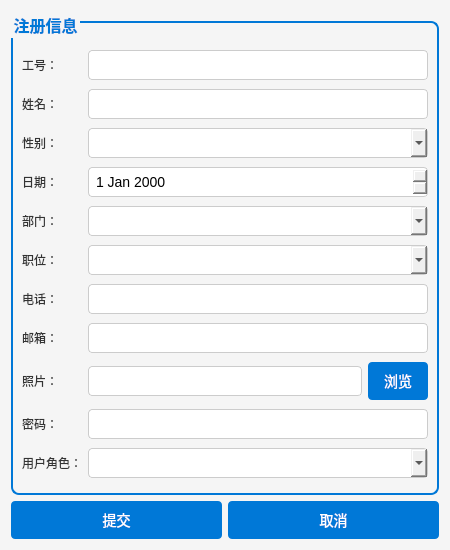
<?xml version="1.0" encoding="UTF-8"?>
<ui version="4.0">
 <class>DialogRegister</class>
 <widget class="QDialog" name="DialogRegister">
  <property name="geometry">
   <rect>
    <x>0</x>
    <y>0</y>
    <width>450</width>
    <height>550</height>
   </rect>
  </property>
  <property name="windowTitle">
   <string>注册</string>
  </property>
  <property name="styleSheet">
   <string notr="true">
    QDialog {
        background-color: #f5f5f5;
        font-family: &quot;Segoe UI&quot;;
        font-size: 14px;
    }
    QGroupBox {
        border: 2px solid #0078d7;
        border-radius: 8px;
        margin-top: 10px;
        padding-top: 15px;
        font-size: 16px;
        font-weight: bold;
        color: #0078d7;
    }
    QLabel {
        color: #333333;
    }
    QLineEdit, QComboBox, QDateEdit {
        border: 1px solid #cccccc;
        border-radius: 4px;
        padding: 5px;
        font-size: 14px;
    }
    QLineEdit:focus, QComboBox:focus, QDateEdit:focus {
        border: 1px solid #0078d7;
    }
    QPushButton {
        background-color: #0078d7;
        color: white;
        border: none;
        border-radius: 4px;
        padding: 8px 16px;
        font-size: 14px;
    }
    QPushButton:hover {
        background-color: #005bb5;
    }
    QPushButton:pressed {
        background-color: #004080;
    }
   </string>
  </property>
  <layout class="QVBoxLayout" name="verticalLayout">
   <item>
    <widget class="QGroupBox" name="groupBox">
     <property name="title">
      <string>注册信息</string>
     </property>
     <layout class="QGridLayout" name="gridLayout">
      <item row="0" column="0">
       <widget class="QLabel" name="labelEmployeeID">
        <property name="text">
         <string>工号：</string>
        </property>
       </widget>
      </item>
      <item row="0" column="1">
       <widget class="QLineEdit" name="lineEditEmployeeID"/>
      </item>
      <item row="1" column="0">
       <widget class="QLabel" name="labelName">
        <property name="text">
         <string>姓名：</string>
        </property>
       </widget>
      </item>
      <item row="1" column="1">
       <widget class="QLineEdit" name="lineEditName"/>
      </item>
      <item row="2" column="0">
       <widget class="QLabel" name="labelGender">
        <property name="text">
         <string>性别：</string>
        </property>
       </widget>
      </item>
      <item row="2" column="1">
       <widget class="QComboBox" name="comboBoxGender"/>
      </item>
      <item row="3" column="0">
       <widget class="QLabel" name="labelDate">
        <property name="text">
         <string>日期：</string>
        </property>
       </widget>
      </item>
      <item row="3" column="1">
       <widget class="QDateEdit" name="dateEdit"/>
      </item>
      <item row="4" column="0">
       <widget class="QLabel" name="labelDepartment">
        <property name="text">
         <string>部门：</string>
        </property>
       </widget>
      </item>
      <item row="4" column="1">
       <widget class="QComboBox" name="comboBoxDepartment"/>
      </item>
      <item row="5" column="0">
       <widget class="QLabel" name="labelPosition">
        <property name="text">
         <string>职位：</string>
        </property>
       </widget>
      </item>
      <item row="5" column="1">
       <widget class="QComboBox" name="comboBoxPosition"/>
      </item>
      <item row="6" column="0">
       <widget class="QLabel" name="labelTelephone">
        <property name="text">
         <string>电话：</string>
        </property>
       </widget>
      </item>
      <item row="6" column="1">
       <widget class="QLineEdit" name="lineEditTelephone"/>
      </item>
      <item row="7" column="0">
       <widget class="QLabel" name="labelEmail">
        <property name="text">
         <string>邮箱：</string>
        </property>
       </widget>
      </item>
      <item row="7" column="1">
       <widget class="QLineEdit" name="lineEditEmail"/>
      </item>
      <item row="8" column="0">
       <widget class="QLabel" name="labelPhoto">
        <property name="text">
         <string>照片：</string>
        </property>
       </widget>
      </item>
      <item row="8" column="1">
       <layout class="QHBoxLayout" name="horizontalLayout">
        <item>
         <widget class="QLineEdit" name="lineEditPhoto"/>
        </item>
        <item>
         <widget class="QPushButton" name="BtnBrowse">
          <property name="text">
           <string>浏览</string>
          </property>
         </widget>
        </item>
       </layout>
      </item>
      <item row="9" column="0">
       <widget class="QLabel" name="labelPassword">
        <property name="text">
         <string>密码：</string>
        </property>
       </widget>
      </item>
      <item row="9" column="1">
       <widget class="QLineEdit" name="lineEditPassword">
        <property name="echoMode">
         <enum>QLineEdit::Password</enum>
        </property>
       </widget>
      </item>
      <item row="10" column="0">
       <widget class="QLabel" name="labelRole">
        <property name="text">
         <string>用户角色：</string>
        </property>
       </widget>
      </item>
      <item row="10" column="1">
       <widget class="QComboBox" name="comboBoxRole"/>
      </item>
     </layout>
    </widget>
   </item>
   <item>
    <layout class="QHBoxLayout" name="horizontalLayout_2">
     <item>
      <widget class="QPushButton" name="BtnSubmit">
       <property name="text">
        <string>提交</string>
       </property>
       <property name="autoDefault">
        <bool>false</bool>
       </property>
      </widget>
     </item>
     <item>
      <widget class="QPushButton" name="BtnCancel">
       <property name="text">
        <string>取消</string>
       </property>
      </widget>
     </item>
    </layout>
   </item>
  </layout>
 </widget>
 <resources/>
 <connections>
  <connection>
   <sender>BtnCancel</sender>
   <signal>clicked()</signal>
   <receiver>DialogRegister</receiver>
   <slot>reject()</slot>
   <hints>
    <hint type="sourcelabel">
     <x>439</x>
     <y>519</y>
    </hint>
    <hint type="destinationlabel">
     <x>200</x>
     <y>250</y>
    </hint>
   </hints>
  </connection>
 </connections>
</ui>
